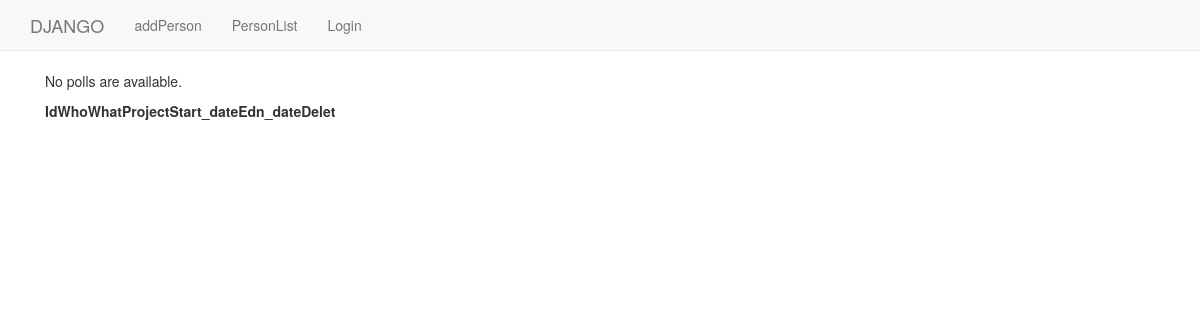
Page /polls/NotifikationUser/2/ on the earlier database version.
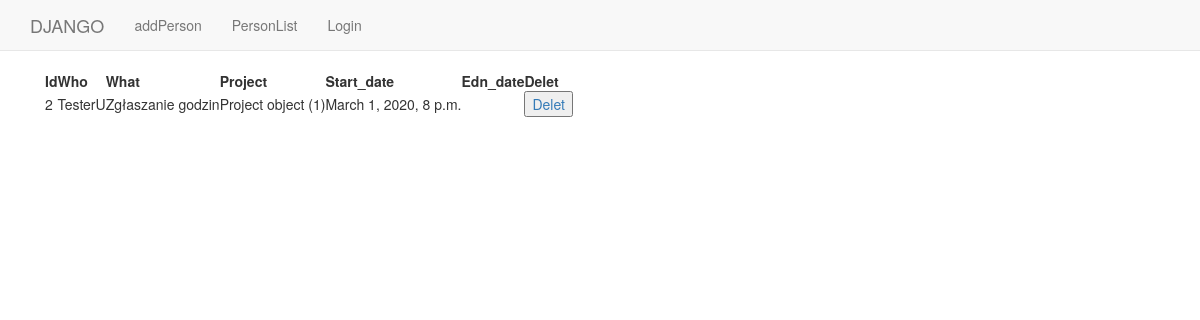
Same page on the later database version.
### polls/models.py (models this page shows)
class Notification(models.Model):
    idNotification = models.AutoField(primary_key=True)
    who = models.ForeignKey(User, on_delete=models.SET_NULL,null=True)
    what = models.CharField(max_length=100)
    projectOwner = models.ForeignKey(Project,on_delete=models.CASCADE)
    start_date = models.DateTimeField(
        default=timezone.now)
    edn_date = models.DateTimeField(
        default=timezone.now)

class Project(models.Model):
    idProject = models.AutoField(primary_key=True)
    name = models.CharField(max_length=50)
    description = models.CharField(max_length=50)
    owner = models.ForeignKey(User,on_delete=models.SET_NULL,null=True)
    state = models.CharField(max_length=50)

### polls/views.py (the view)
# urls.py: path('NotifikationUser/<int:pk>/', views.NotifikationUser.as_view(), name='notifikationUser'),
class NotifikationUser(generic.ListView):
    template_name = 'polls/notifikationUser.html'
    context_object_name = 'notifikation'
    def get_queryset(self):
        person= get_object_or_404(Person,id=self.kwargs['pk'])
        return Notification.objects.filter(who=person.user)

### templates/polls/notifikationUser.html
{% extends "polls/base.html" %}
{% block body_block %}
  <div class="container">
   <table>
  <tr>
      <th>Id</th>
      <th>Who</th>
      <th>What</th>
      <th>Project</th>
      <th>Start_date</th>
      <th>Edn_date</th>
      <th>Delet</th>
  </tr>
{% if notifikation.count > 0  %}
    <tr>
    {% for n in notifikation %}
         <td>{{ n.idNotification }}</td>
         <td>{{ n.who }}</td>
         <td>{{ n.what }}</td>
         <td>{{ n.projectOwner }}</td>
         <td>{{ n.start_date }}</td>
        <td>{{ n.Edn_date }}</td>
        <td><a href="{% url 'polls:detailPerson' n.idNotification %}"><button value="Wyswietl">Delet</button> </a></td></tr>
    {% endfor %}
{% else %}
    <p>No polls are available.</p>
{% endif %}
</table>
  </div>
{% endblock %}

### templates/polls/base.html (shortened to what this page needs)
<!DOCTYPE html>
<html>
  <head>
    <link rel="stylesheet" href="https://maxcdn.bootstrapcdn.com/bootstrap/3.3.7/css/bootstrap.min.css">
</head>
  <body>
    <nav class="navbar navbar-default navbar-static-top">
      <div class="container">
        <ul class="nav navbar-nav">
          <li><a class="navbar-brand" href="{% url 'polls:index' %}">DJANGO</a></li>
          <li><a class="navbar-link" href="{% url 'polls:register' %}">addPerson</a></li>
          <li><a class="navbar-link" href="{% url 'polls:personList' %}">PersonList</a></li>
          {% if user.is_authenticated %}
            <li><a href="{% url 'polls:logout' %}">Logout</a></li>
          {% else %}
            <li><a class="navbar-link" href="{% url 'polls:login' %}">Login</a></li>
          {% endif %}
</ul>
      </div>
    </nav>
    <div class="container">
    {% block body_block %}
    {% endblock %}
    </div>
  </body>
</html>

Differences in the rows shown:
added Notification: idNotification "2", who "TesterU", what "Zgłaszanie godzin", projectOwner "Project object (1)", start_date "March 1, 2020, 8 p.m."
Other differences:
text no longer shown: "No polls are available."
